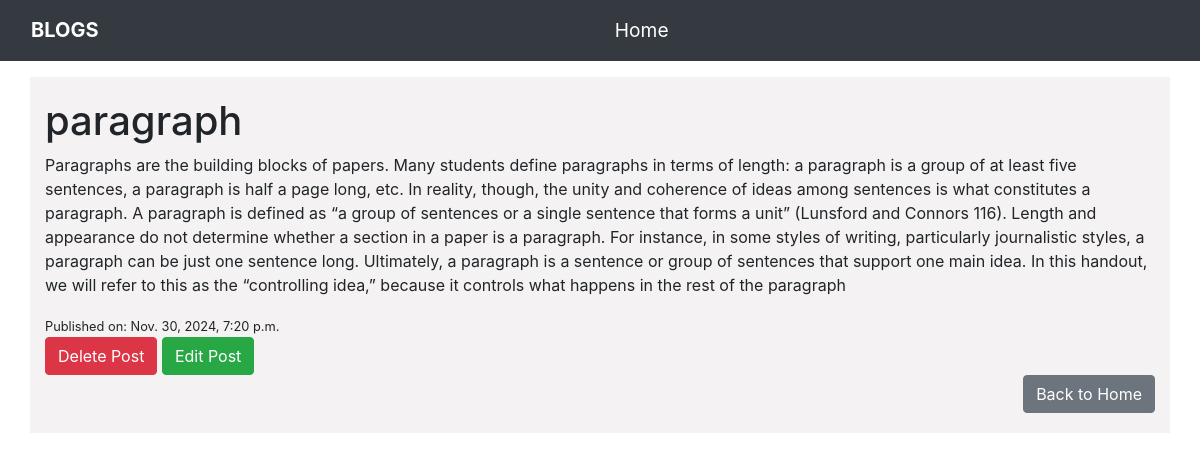
/post/19/ (signed in), run on the app's committed database.
### my_app/models.py (models this page shows)
class Post(models.Model):
    title = models.CharField(max_length=50,null=True,blank=True)
    content = models.TextField()
    author = models.ForeignKey(User, on_delete=models.SET_NULL, null=True, blank=True)
    published = models.DateTimeField(auto_now_add=True)

### my_app/views.py (the view)
# urls.py: path("post/<int:id>/",views.post_detail,name='post_detail'),
def post_detail(request,id):
    if not request.user.is_authenticated:
        messages.error(request,'You Must Login First')
        return redirect('login_view')
    try:
        post = get_object_or_404(Post,id=id)
        return render(request,'post_detail_page.html',{'post': post})
    except Exception as e:
        messages.error(request,f'Error Occured:{str(e)}')
        return redirect('home_page')

### my_app/templates/post_detail_page.html (shortened to what this page needs)
<!doctype html>
<html lang="en">
<head>
    {% load static %}
    <link rel="stylesheet" href="{% static 'post_detail_page.css'%}">
    <link rel="stylesheet" href="https://stackpath.bootstrapcdn.com/bootstrap/4.3.1/css/bootstrap.min.css"
>
</head>
<body>
    <form method="POST">
        <div class='post_detail'>
            <nav class="navbar navbar-expand-lg navbar-dark bg-dark">
                <div class="container-fluid">
                    <a class="navbar-brand" href="{% url 'home_page' %}">BLOGS</a>
                    <div class="mx-auto">
                        <a class="nav-link active text-white" href="{% url 'home_page' %}">Home</a>
                    </div>
                </div>
            </nav>
        </div>
        <div class="container mt-3">
            <h1>{{ post.title }}</h1>
            <p>{{ post.content }}</p>
            <small>Published on: {{ post.published }}</small>
            <div>
                <a class="btn btn-danger" href="{% url 'delete_post' post.id %}" role="button">Delete Post</a>
                <a class="btn btn-success" href="{% url 'edit_post' post.id %}" role="button">Edit Post</a>
            </div>
    </form>
    <div class="back">
        <a class="btn btn-secondary" href="{% url 'home_page' %}" role="button">Back to Home</a>
    </div>
</body>
</html>

### my_app/static/post_detail_page.css (style rules this page uses)
* { margin: 0; padding: 0; box-sizing: border-box; }
body { min-height:100vh !important; overflow-y: scroll; }
.navbar-brand { font-size: 1.5rem; font-weight: bold; color: white; }
.nav-link { font-size: 1.2rem; }
.container { background-color: rgb(166 147 147 / 12%); padding: 20px; }
.back { display: flex; justify-content: flex-end; }

### data on the page
Post: title "paragraph", content "Paragraphs are the building blocks of papers. Many students define paragraphs in terms of length: a paragraph is a group of at least five sentences, a paragraph is half a page long, etc. In reality, though, the unity and coherence of ideas among sentences is what constitutes a paragraph. A paragraph is defined as “a group of sentences or a single sentence that forms a unit” (Lunsford and Connors 116). Length and appearance do not determine whether a section in a paper is a paragraph. For instance, in some styles of writing, particularly journalistic styles, a paragraph can be just one sentence long. Ultimately, a paragraph is a sentence or group of sentences that support one main idea. In…", published "Nov. 30, 2024, 7:20 p.m."
